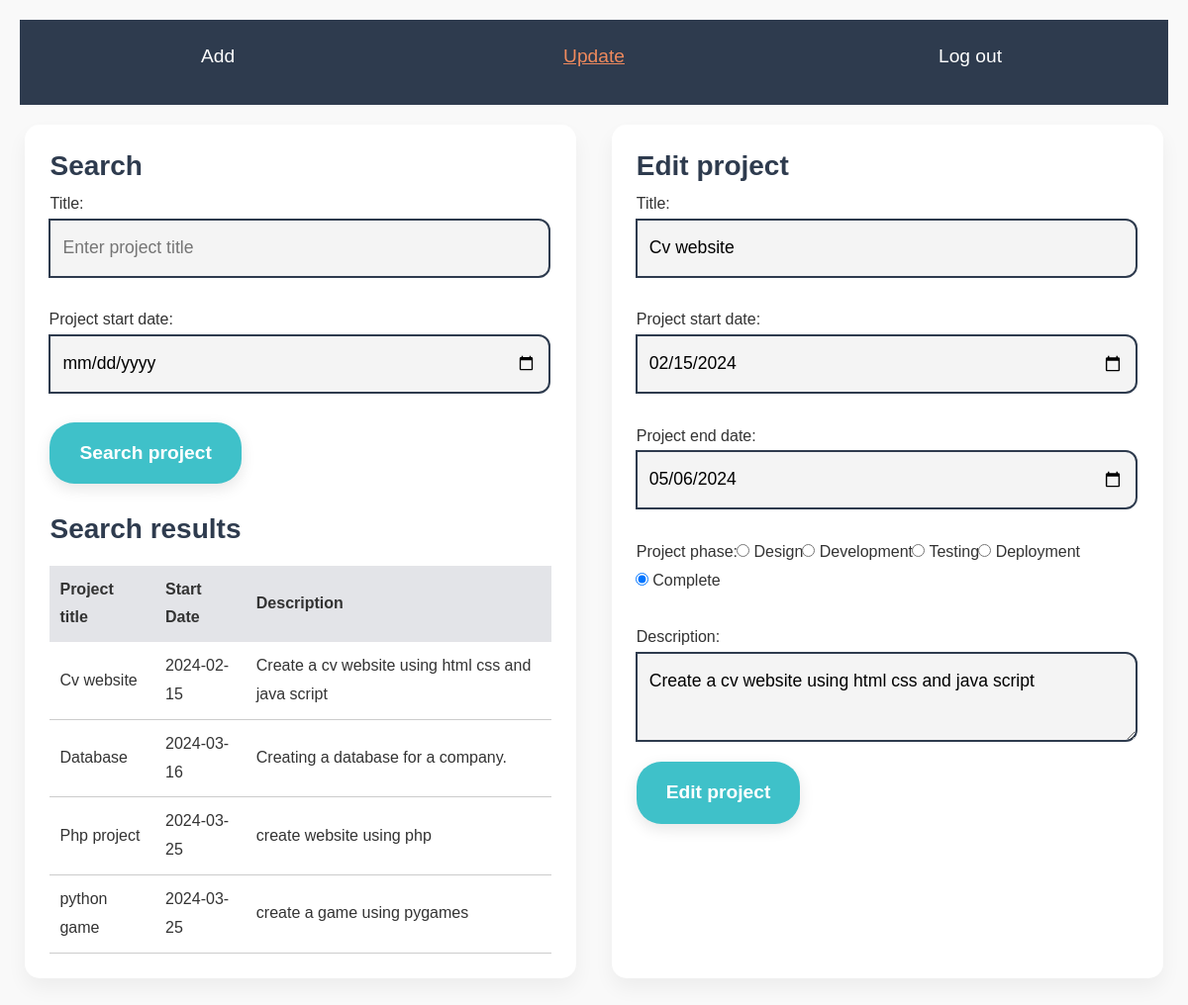
The app's page /update.php?id=1 (signed in) with its own data.
### tables this page shows
CREATE TABLE `projects` (
  `pid` int(10) UNSIGNED NOT NULL,
  `title` varchar(100) NOT NULL,
  `start_date` date DEFAULT NULL,
  `end_date` date DEFAULT NULL,
  `phase` enum('design','development','testing','deployment','complete') DEFAULT NULL,
  `description` varchar(500) DEFAULT NULL,
  `uid` int(10) UNSIGNED NOT NULL
);

### update.php (the view, shortened to what this page needs)
<!DOCTYPE html>
<html>
    <head>
        <link rel="stylesheet" href="https://cdn.jsdelivr.net/npm/bootstrap@5.1.1/dist/css/bootstrap.min.css" />
        <link rel="stylesheet" type="text/css" href="css/style.css" />
    </head>
    <body>
        <header id="main-header">
            <nav>
                <ul>
                    <li><a href="add.php">Add</a></li>
                    <li><a class="reactive" href="">Update</a></li>
                    <li><a href="#" onclick="logout()">Log out</a></li>
                </ul>
            </nav>
        </header>
        <main>
            <section class="boxes">
                <section id="left">
                    <h3>Search</h3>
                    <form method="post" action="update.php">
                        <section class="input-group">
                            <label>Title:</label>
                            <input name="title" type="text" placeholder="Enter project title">
                        </section><br>
                        <section class="input-group">
                            <br><label for="sDate">Project start date:</label>
                            <input type="date" name="sDate">
                        </section><br>
                        <button type="submit" value="Search project">Search project</button><br><br>
                    </form>
                    <h3>Search results</h3>
                                            <?php
                        if (!(isset($_POST['submitted2']))){
                            require_once ('connectdb.php');
                            try {
                                $query="SELECT  * FROM  projects ";
                                $rows =  $db->query($query);
                                if ( $rows && $rows->rowCount()> 0) {
                                    ?>
                                    <table cellspacing="0"  cellpadding="5" id="myTable" >
                                    <tr><th align='left'><b>Project title</b></th>   <th align='left'><b>Start Date</b></th> <th align='left'><b>Description</b></th ></tr>
                                        <?php
                                        while ($row = $rows->fetch()) {
                                            echo "<tr onclick=\"window.location='update.php?id=" . $row['pid'] . "'\">";
                                            echo "<td align='left'>" . $row['title'] . "</td>";
                                            echo "<td align='left'>" . $row['start_date'] . "</td>";
                                            echo "<td align='left'>" . $row['description'] . "</td>";
                                            echo "</tr>\n";
                                        }
                                    echo  '</table>';
                                }else {
                                    echo  "<p>No  projects in the list.</p>\n";
                                }
                            }catch (PDOException $ex) {
                                echo "<p style='color:red'>Failed to execute the query: " . $ex->getMessage() . "</p>\n";
                            }
                        }
                    ?>
                </section>
                <section id="right">
                    <h3>Edit project</h3>
                    <?php
                        if(isset($_GET['id'])) {
                            $project_id = $_GET['id'];
                            require_once ('connectdb.php');
                            $query = "SELECT * FROM projects WHERE projects.pid = ?";
                            $statement = $db->prepare($query);
                            $statement->execute(array($project_id));
                            $project_details = $statement->fetch(PDO::FETCH_ASSOC);
                            $phase= $project_details['phase'];
                            echo "<form method='post' action='update.php'>
                                <section class='input-row'>
                                    <section class='input-group'>
                                        <label>Title:</label>
                                        <input name='title' type='text' placeholder='Enter project title' value='" . htmlspecialchars($project_details['title']) . "'>
                                    </section><br>
                                    <section class='input-group'>
                                        <label for='sDate'>Project start date:</label>
                                        <input type='date' name='sDate' value='" . htmlspecialchars($project_details['start_date']) . "'>
                                    </section><br>
                                    <section class='input-group'>
                                        <label for='sDate'>Project end date:</label>
                                        <input type='date' name='eDate' value='" . htmlspecialchars($project_details['end_date']) . "'>
                                    </section><br>
                                    <section class='input-group'>
                                        <label>Project phase:</label>
                                        <div>
                                            <input type='radio' name='phase' value='design'" . ($phase === 'design' ? ' checked' : '') . ">
                                            <label for='design'>Design</label>
                                        </div>
                                        <div>
                                            <input type='radio' name='phase' value='development'" . ($phase === 'development' ? ' checked' : '') . ">
                                            <label for='development'>Development</label>
                                        </div>
                                        <div>
                                            <input type='radio' name='phase' value='testing'" . ($phase === 'testing' ? ' checked' : '') . ">
                                            <label for='testing'>Testing</label>
                                        </div>
                                        <div>
                                            <input type='radio' name='phase' value='deployment'" . ($phase === 'deployment' ? ' checked' : '') . ">
                                            <label for='deployment'>Deployment</label>
                                        </div>
                                        <div>
                                            <input type='radio' name='phase' value='complete'" . ($phase === 'complete' ? ' checked' : '') . ">
                                            <label for='complete'>Complete</label>
                                        </div>
                                    </section>
                                </section>
                                <br/>
                                <section class='input-group'>
                                    <label>Description:</label>
                                    <textarea id='textbox' name='textbox' placeholder='Enter description here'>" . htmlspecialchars($project_details['description']) . "</textarea>
                                </section>
                                <div class='button-container'>
                                    <button type='submit' value='edit'>Edit project</button><br><br>
                                </div>
                                <input type='hidden' name='pass_id' value=' $project_id '>
                            </form>";
                        }
                        else {
                            echo  "<p>Plese select a project on the left to be able to edit it.</p>\n";
                        }
                    ?>
                </section>
            </section>
        </main>
    </body>
</html>

### css/style.css (style rules this page uses)
body { font-family: 'Poppins', sans-serif; background: #f9f9f9; line-height: 1.8; margin: 0; padding: 20px; color: #333333; }
#main-header nav { background: #2e3b4e; color: #ffffff; padding: 15px 10px; }
#main-header ul { list-style: none; padding: 0; display: flex; justify-content: space-between; align-items: center; }
#main-header ul li { padding-top: 5px; flex:1; text-align: center; font-size: 1.2rem; }
#main-header ul li a { color: #ffffff; text-decoration: none; transition: color 0.3s ease; }
#main-header ul li a.reactive { color: #f08a5d; text-decoration: underline; }
h1, h2, h3, h6 { color: #2e3b4e; font-weight: 700; }
.boxes { display: flex; flex-wrap: wrap; gap: 30px; justify-content: space-evenly; padding-bottom: 20px; }
#left, #right { flex-basis: 48%; background: #ffffff; padding: 25px; margin-top: 20px; border-radius: 15px; box-shadow: 0 10px 20px rgba(0, 0, 0, 0.05); transition: transform 0.3s ease, box-shadow 0.3s ease; }
.input-group { flex-basis: 48%; }
.input-group input[type='text'], .input-group input[type='email'], .input-group input[type='date'], .input-group input[type='password'], textarea { width: 100%; border: 2px solid #2e3b4e; border-radius: 12px; padding: 12px; font-size: 1.1rem; background: #f4f4f4; transition: border-color 0.3s ease; }
button[type='submit'] { background-color: #3fc1c9; color: #ffffff; padding: 14px 30px; border: none; cursor: pointer; border-radius: 25px; font-size: 1.2rem; font-weight: bold; box-shadow: 0 5px 15px rgba(0, 0, 0, 0.1); transition: background-color 0.3s ease, transform 0.2s ease; }
.button-container { display: flex; justify-content: left; align-items: center; margin-top: 20px; }
#myTable { width: 100%; border-collapse: collapse; margin-top: 20px; }
#myTable th { background-color: #e3e4e8; padding: 10px; text-align: left; font-size: 1rem; color: #333; }
#myTable td { padding: 10px; border-bottom: 1px solid #ccc; }

### records on screen
projects: title "Cv website", start_date "2024-02-15", description "Create a cv website using html css and java script", sDate "02/15/2024", eDate "05/06/2024", phase "☑", textbox "Create a cv website using html css and java script"
projects: title "Database", start_date "2024-03-16", description "Creating a database for a company."
projects: title "Php project", start_date "2024-03-25", description "create website using php"
projects: title "python game", start_date "2024-03-25", description "create a game using pygames"
